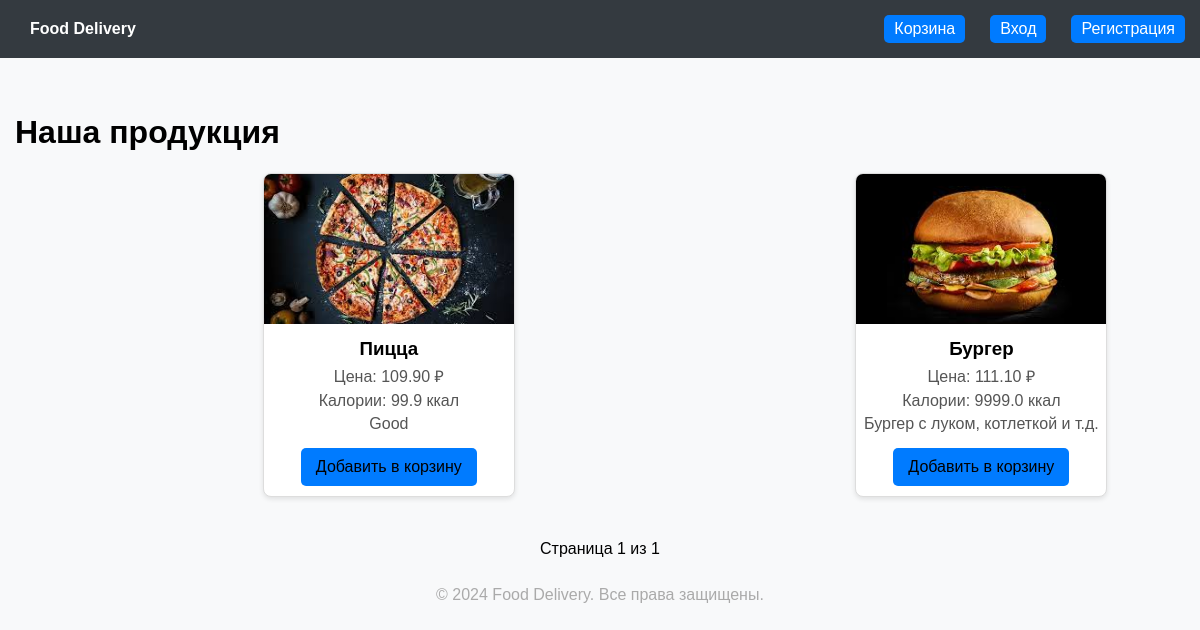
Before: / with the older database file.
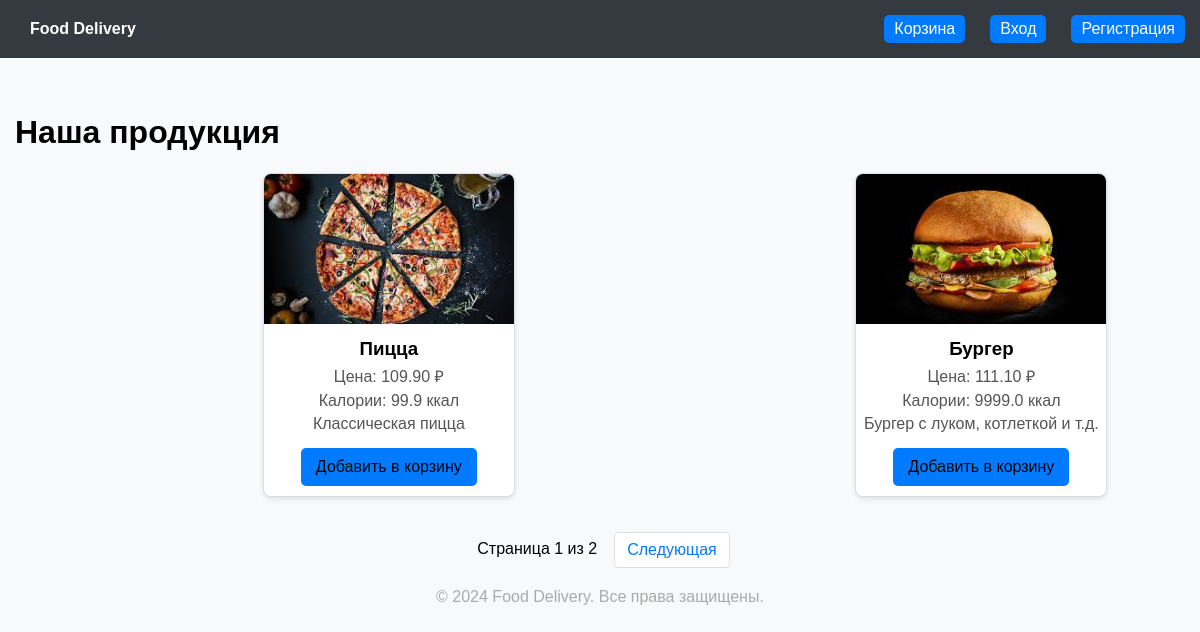
After: the same page with the newer database file.
### core/models.py (models this page shows, shortened)
class Food(models.Model):
    compound = models.CharField(max_length=255, blank=True, null=True)
    name = models.CharField(max_length=100)
    category = models.ManyToManyField(Category)
    image = models.ImageField(upload_to='food')
    description = models.TextField(blank=True, null=True)
    calories = models.FloatField(blank=True, null=True)
    price = models.DecimalField(max_digits=10, decimal_places=2)
    is_available = models.BooleanField(default=True)

### core/views.py (the view)
# urls.py: path('', Index.as_view(), name = 'home'),
class Index(ListView):
    model = Food
    context_object_name = 'foods'
    template_name = 'index.html'
    paginate_by = 2
    def get_context_data(self, **kwargs):
        context = super().get_context_data(**kwargs)
        if self.request.user.is_authenticated:
            count_quantity = Cart.objects.filter(user=self.request.user).aggregate(Sum('quantity'))
            context['cart_item_count'] = count_quantity['quantity__sum']
        else:
            context['cart_item_count'] = 0
        return context

### core/templates/index.html (shortened to what this page needs)
{% load static %}
<!DOCTYPE html>
<html lang="en">
<head>
    <link rel="stylesheet" href="{% static 'css/style.css' %}" />
</head>
<body>
    <header>
        <div>
           <a href="{% url 'home:home' %}"> <strong>Food Delivery</strong></a>
        </div>
        <div class="cart-info">
            <a href="{% url 'home:cart' %}">
                Корзина
            </a>
            {% if user.is_authenticated %}
                Привет, {{ user.username }}!
                <a href="{% url 'account:logout' %}">Выйти</a>
            {% else %}
                <a href="{% url 'account:login' %}">Вход</a>
                <a href="{% url 'account:register' %}">Регистрация</a>
            {% endif %}
        </div>
    </header>
    <div class="container">
        <h1>Наша продукция</h1>
        <div class="product-list">
            {% for food in foods %}
            <a href="{% url 'home:detail' food.pk %}" style="outline: none;">
            <div class="product-card">
                <img src="{{ food.image.url }}" alt="{{ food.name }}">
                <h3>{{ food.name }}</h3>
                <p>Цена: {{ food.price }} ₽</p>
                <p>Калории: {{ food.calories }} ккал</p>
                <p>{{ food.description }}</p>
                <a href="{% url 'home:add_cart' food.pk %}" class="link">Добавить в корзину</a>
            </div>
            </a>
            {% endfor %}
        </div>
    </div>
    <div class="pagination">
        <span>Страница {{ page_obj.number }} из {{ page_obj.paginator.num_pages }}</span>
        {% if page_obj.has_next %}
            <a href="?page={{ page_obj.next_page_number }}" class="page-link">Следующая</a>
        {% endif %}
    </div>
    <footer>
        &copy; 2024 Food Delivery. Все права защищены.
    </footer>
</body>
</html>

Changed rows visible on the page:
changed Food "Пицца": description "Good" → "Классическая пицца"
Other visible differences:
{{ page_obj.paginator.num_pages }}: "1" → "2"
text now shown: "Следующая"
